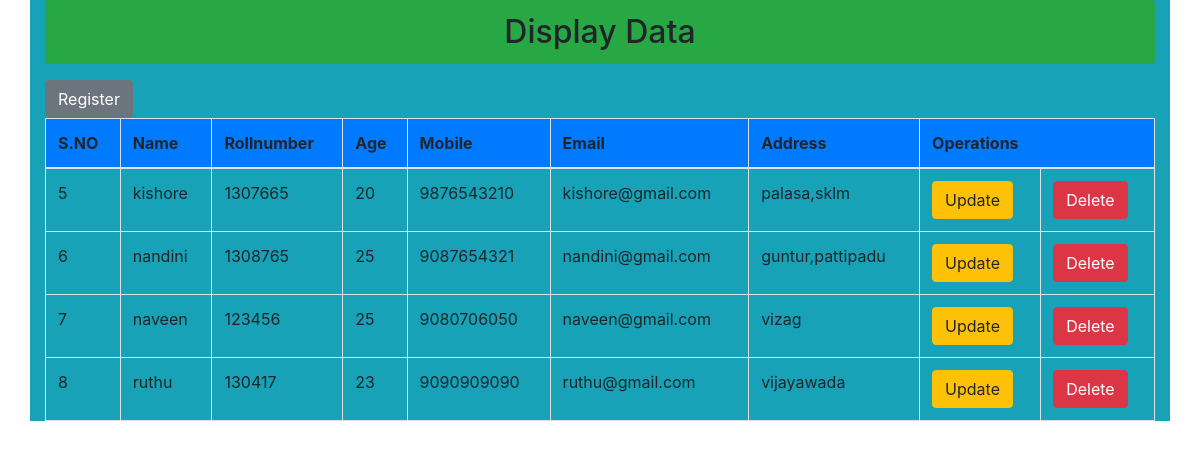
The app's page /read/ with its own data.
### MyApp/models.py (models this page shows, shortened)
class Student(models.Model):
	name=models.CharField(max_length=30)
	rollnum=models.CharField(max_length=30)
	age=models.IntegerField()
	mobile=models.CharField(max_length=10)
	email=models.EmailField(max_length=30)
	address=models.TextField()

### MyApp/views.py (the view)
# urls.py: path('read/',views.read,name='read'),
def read(request):
	data=Student.objects.all()
	return render(request,'MyApp/read.html',{'data':data})

### MyApp/templates/MyApp/read.html (shortened to what this page needs)
{% load static %}
<!DOCTYPE html>
<html>
<head>
	<link rel="stylesheet" type="text/css" href="{% static 'css/bootstrap.min.css' %}">
</head>
<body>
	<div class="container mt-6 bg-info">
		<h2 class="alert alert-text text-center bg-success">Display Data</h2>
		<a href="{% url 'insert' %}" class="btn btn-secondary">Register</a>
		<table class="table table-bordered bg-info">
			<thead>
				<tr class="bg-primary">
					<th>S.NO</th>
					<th>Name</th>
					<th>Rollnumber</th>
					<th>Age</th>
					<th>Mobile</th>
					<th>Email</th>
					<th>Address</th>
					<th colspan="2">Operations</th>
				</tr>
				<tbody>
					{% for i in data %}
					<tr>
						<td>{{i.id}}</td>
						<td>{{i.name}}</td>
						<td>{{i.rollnum}}</td>
						<td>{{i.age}}</td>
						<td>{{i.mobile}}</td>
						<td>{{i.email}}</td>
						<td>{{i.address}}</td>
						<td><a href="{% url 'update' i.id %}" class="btn btn-warning">Update</td>
						<td><a href="{% url 'delete' i.id %}" class="btn btn-danger">Delete</td>
					</tr>
					{% endfor %}
				</tbody>
			</thead>
		</table>
	</div>
</body>
</html>

### records on screen
Student: id "5", name "kishore", rollnum "1307665", age "20", mobile "9876543210", email "kishore@gmail.com", address "palasa,sklm"
Student: id "6", name "nandini", rollnum "1308765", age "25", mobile "9087654321", email "nandini@gmail.com", address "guntur,pattipadu"
Student: id "7", name "naveen", rollnum "123456", age "25", mobile "9080706050", email "naveen@gmail.com", address "vizag"
Student: id "8", name "ruthu", rollnum "130417", age "23", mobile "9090909090", email "ruthu@gmail.com", address "vijayawada"
